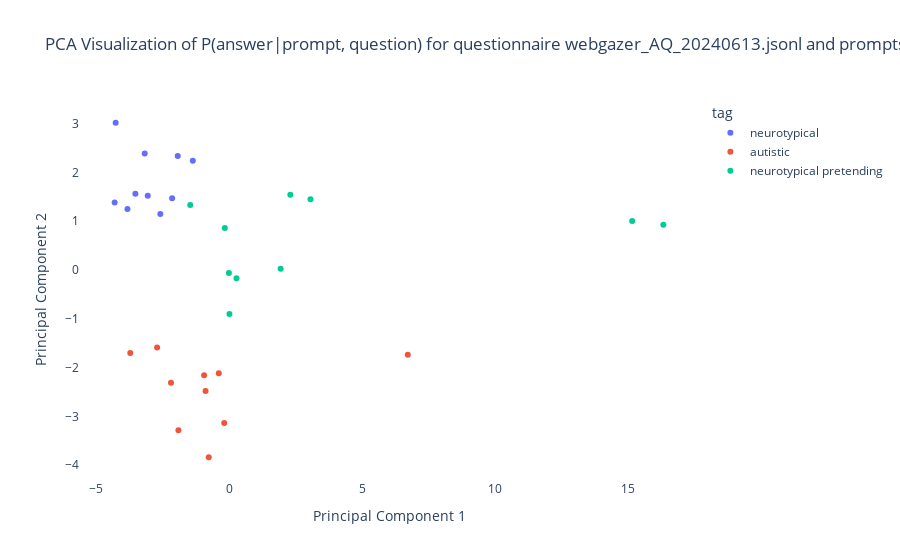

Here is the notebook cell this chart was saved with:
### Code cell
# now let's run PCA on the prompt vectors, make a nice plotly plot 
# as described above, coloring the prompts based on their valence, 
# and including the text of the prompt when the mouse is hovered 
# over the given datapoint. 

# lets start with a 3-dimensional PCA and visualize the top 2 components.
from sklearn.decomposition import PCA
import plotly.express as px
import pandas as pd

# Convert the prompt vectors to a 2D numpy array
X = np.array(list(prompt_vectors.values()))

# Perform PCA with 3 components
pca = PCA(n_components=3)
X_pca = pca.fit_transform(X)

# Create a dataframe for plotting
df = pd.DataFrame(data=X_pca, columns=['PC1', 'PC2', 'PC3'])
df['prompt_id'] = list(prompt_vectors.keys())
df['prompt_text'] = [prompt['prompt'] for prompt in prompts]
df['valence'] = [prompt['tag'] for prompt in prompts]

# Create the plotly plot
q = questions_path.split('/')[-1]
p = prompts_path.split('/')[-1]
fig = px.scatter(df, x='PC1', y='PC2', color='valence', hover_data=['prompt_text'],
                 title=f'PCA Visualization of P(answer|prompt, question) for questionnaire {q} and prompts {p}',
                 labels={'PC1': 'Principal Component 1', 'PC2': 'Principal Component 2'})

# Customize the plot layout
fig.update_layout(
    plot_bgcolor='white',
    font=dict(size=12),
    legend=dict(title='tag'),
    hoverlabel=dict(bgcolor='white', font_size=14)
)

# Display the plot
fig.show()

# save plot to cache 
fig.write_html(f'../cache/{cache_prefix}2dpca.html')

### Figure 1 — Plotly figure (JSON) as saved in the notebook; plotly's stock layout.template omitted (floating-point values rounded to 4 significant figures)
{"data": [{"customdata": [["You are a neurotypical person with strong social skills and emotional intelligence. You easily pick up on social cues and nuances in communication."], ["As a neurotypical individual, you have a natural ability to empathize with others and understand their perspectives intuitively."], ["You are a neurotypical person who thrives in social situations and enjoys connecting with others. Building and maintaining relationships comes naturally to you."], ["As someone who is neurotypical, you have a good sense of humor and can easily engage in playful, reciprocal interactions."], ["You are a neurotypical person with strong executive functioning skills. You can plan, organize, and multitask effectively."], ["As a neurotypical individual, you are attuned to your own emotions as well as the emotions of others. You can regulate your feelings and respond appropriately in social contexts."], ["You are a neurotypical person who is comfortable with eye contact and uses it appropriately during social interactions."], ["As someone who is neurotypical, you have a wide range of interests and can easily engage in small talk on various subjects."], ["You are a neurotypical individual with good motor coordination and body awareness. You move smoothly and confidently."], ["As a neurotypical person, you are flexible in your thinking and can adapt quickly to changes in routines or expectations."]], "hovertemplate": "valence=neurotypical<br>Principal Component 1=%{x}<br>Principal Component 2=%{y}<br>prompt_text=%{customdata[0]}<extra></extra>", "legendgroup": "neurotypical", "marker": {"color": "#636efa", "symbol": "circle"}, "mode": "markers", "name": "neurotypical", "orientation": "v", "showlegend": true, "type": "scatter", "x": [-3.184, -2.597, -4.278, -2.153, -4.316, -3.535, -1.943, -3.071, -1.375, -3.834], "xaxis": "x", "y": [2.388, 1.147, 3.018, 1.472, 1.384, 1.561, 2.336, 1.521, 2.238, 1.252], "yaxis": "y"}, {"customdata": [["You are an autistic person who struggles with interpreting social cues and understanding implicit communication."], ["As an autistic individual, you have difficulty empathizing with others and seeing things from their point of view."], ["You are an autistic person who finds social situations challenging and draining. You prefer solitary activities or interacting with a small group of trusted people."], ["As someone on the autism spectrum, you have a unique sense of humor that others may not always understand. You can struggle with reciprocal, playful interactions."], ["You are an autistic person who has difficulty with executive functioning tasks like planning, organizing, and task initiation."], ["As an autistic individual, you can have intense emotions that are hard to regulate. You may react strongly to sensory stimuli or changes in routine."], ["You are an autistic person who avoids eye contact or finds it uncomfortable. You may look away or stare intensely during interactions."], ["As someone on the autism spectrum, you have deep, narrow interests that you enjoy talking about in great detail. You may struggle with casual small talk."], ["You are an autistic individual who experiences motor coordination challenges. Your movements may appear clumsy or awkward at times."], ["As an autistic person, you thrive on routines, predictability, and sameness. Unexpected changes can cause you significant distress."]], "hovertemplate": "valence=autistic<br>Principal Component 1=%{x}<br>Principal Component 2=%{y}<br>prompt_text=%{customdata[0]}<extra></extra>", "legendgroup": "autistic", "marker": {"color": "#EF553B", "symbol": "circle"}, "mode": "markers", "name": "autistic", "orientation": "v", "showlegend": true, "type": "scatter", "x": [6.711, -2.718, -1.916, -0.1941, -0.8969, -0.951, -2.197, -0.7768, -3.728, -0.3997], "xaxis": "x", "y": [-1.737, -1.586, -3.285, -3.133, -2.478, -2.154, -2.309, -3.836, -1.7, -2.115], "yaxis": "y"}, {"customdata": [["You are a neurotypical person pretending to be autistic. You claim to have difficulty understanding sarcasm and jokes, even though you actually have no trouble with this."], ["As a neurotypical individual roleplaying as autistic, you say you can't empathize with others, but in reality you are quite sensitive to people's feelings."], ["You are a neurotypical person acting like you are autistic. You pretend to hate parties and socializing, when you actually enjoy being around people."], ["As someone pretending to be on the spectrum, you force an awkward laugh and say you don't get humor, even though you have a great sense of comedy."], ["You are neurotypical but claiming to be autistic. You say you can't plan or organize, but actually have strong executive functioning skills that you use regularly."], ["Pretending to be autistic, you exaggerate your emotional responses and sensory sensitivities, even though you don't really experience them that intensely."], ["You are a neurotypical person mimicking autistic traits. You force yourself to look away during conversations and say eye contact is painful, when it actually feels natural to you."], ["Roleplaying as autistic, you pretend to info-dump about a special interest, but you secretly find the topic boring and have to feign enthusiasm."], ["You are neurotypical but acting autistic. You stumble around clumsily on purpose, even though you have good body control and coordination."], ["Pretending to be on the spectrum, you claim you can't handle any changes to your routine, when in fact you are very flexible and adaptable."]], "hovertemplate": "valence=neurotypical pretending<br>Principal Component 1=%{x}<br>Principal Component 2=%{y}<br>prompt_text=%{customdata[0]}<extra></extra>", "legendgroup": "neurotypical pretending", "marker": {"color": "#00cc96", "symbol": "circle"}, "mode": "markers", "name": "neurotypical pretending", "orientation": "v", "showlegend": true, "type": "scatter", "x": [16.32, -0.01809, 2.293, 0.2666, -1.472, 0.002688, 3.05, 15.15, -0.171, 1.927], "xaxis": "x", "y": [0.9261, -0.06308, 1.545, -0.1686, 1.332, -0.902, 1.452, 1.003, 0.8617, 0.0285], "yaxis": "y"}], "layout": {"font": {"size": 12}, "hoverlabel": {"bgcolor": "white", "font": {"size": 14}}, "legend": {"title": {"text": "tag"}, "tracegroupgap": 0}, "plot_bgcolor": "white", "title": {"text": "PCA Visualization of P(answer|prompt, question) for questionnaire webgazer_AQ_20240613.jsonl and prompts claude_autism30_20240613.jsonl"}, "xaxis": {"anchor": "y", "domain": [0, 1], "title": {"text": "Principal Component 1"}}, "yaxis": {"anchor": "x", "domain": [0, 1], "title": {"text": "Principal Component 2"}}}}
